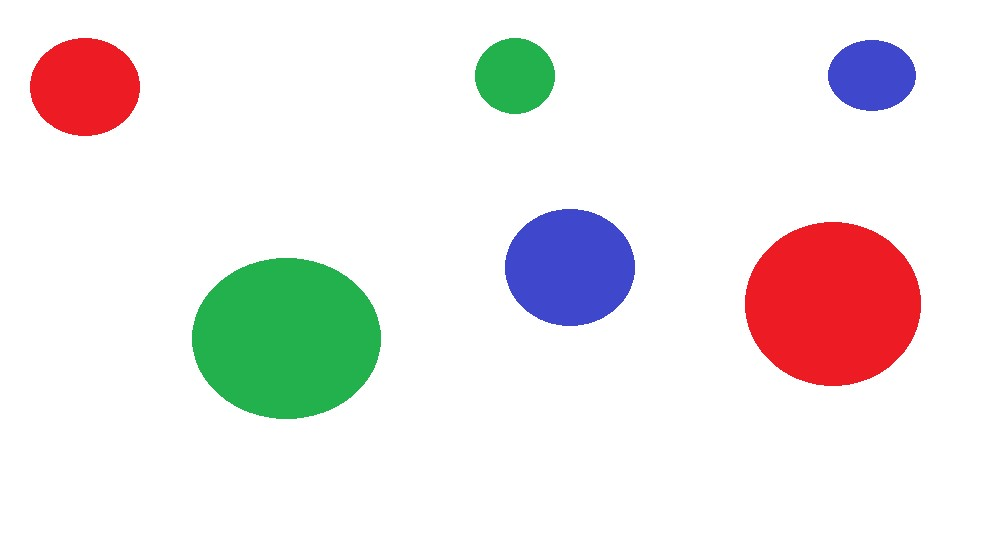
#> input picture Images/ColorGameImg.jpg, 1006 x 541 px, found by its file name
$ python ColorContourCheck.py   (older library calls are emulated)
#> lines starting #> are read from the running program, lines starting #| are printed output that depends on the picture; after the words box and inside, x2 and y2 are one past the last pixel; in counts of white or black regions, pixels touching at a corner belong together


import cv2
import numpy as np

img=cv2.imread('ColorGameImg.jpg')
#> img is the input picture: shape (541, 1006, 3); mean B, G, R 231.5, 232.1, 236.3
#170, 100, 0), (180, 255, 255)
#[36,25,25],[70,255,255]

lower_range = np.array([40,100,50])
upper_range = np.array([75,255,255])
kernel = np.ones((5, 5), np.uint8)
hsv_im=cv2.cvtColor(img,cv2.COLOR_BGR2HSV)
#> hsv_im: shape (541, 1006, 3); mean H, S, V 21.1, 29.1, 248.1
mask_im=cv2.inRange(hsv_im,lower_range,upper_range)
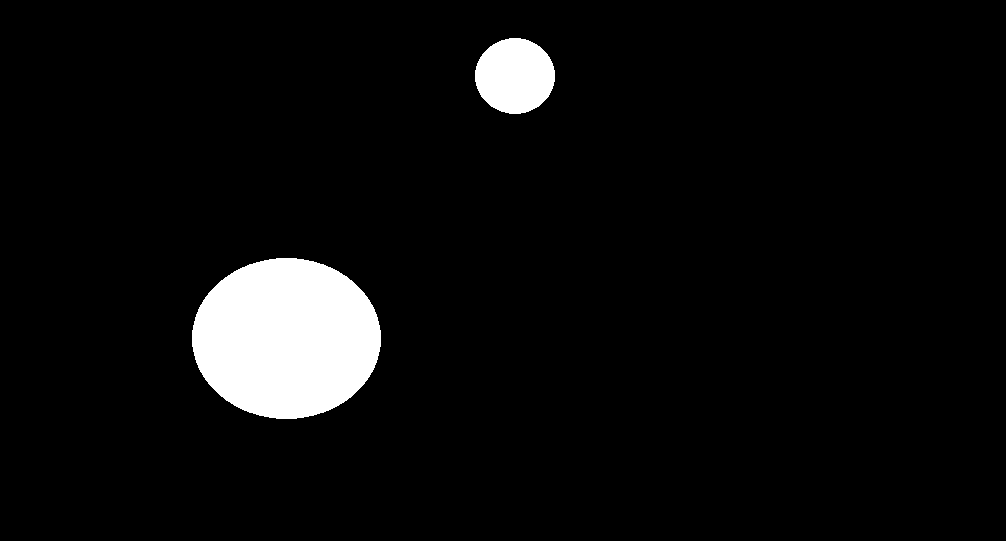
#> mask_im: shape (541, 1006); 5.3% white; 2 white regions, box (x1, y1, x2, y2) and area: (192, 258, 381, 419) 23839, (475, 38, 555, 114) 4738
#mask_im = cv2.erode(mask_im, kernel, iterations=2)
#mask_im = cv2.morphologyEx(mask_im, cv2.MORPH_OPEN, kernel)
#mask_im = cv2.dilate(mask_im, kernel, iterations=1)
ret, thresh = cv2.threshold(mask_im, 127, 255, 0)
thresh=cv2.dilate(thresh,kernel,iterations=1)
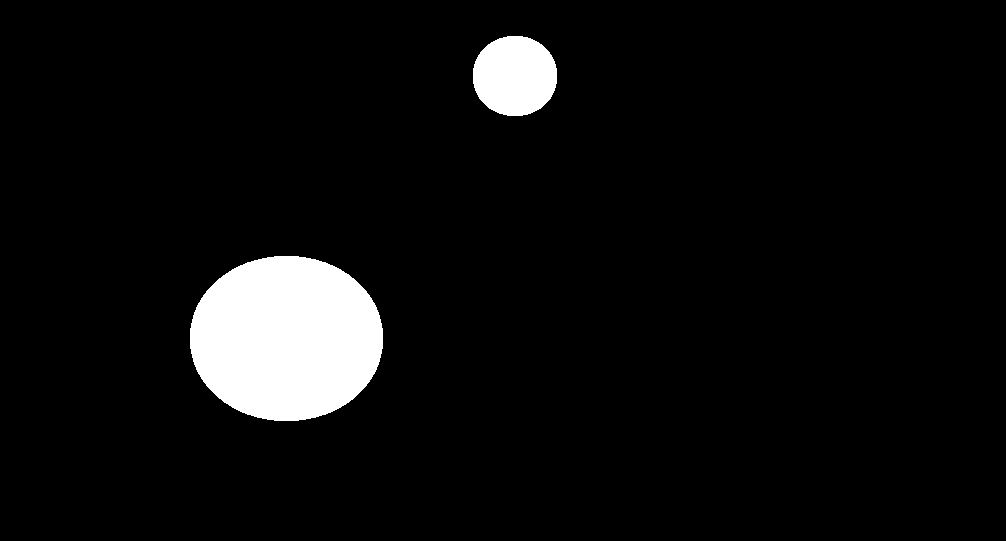
#> thresh: shape (541, 1006); 5.6% white; 2 white regions
_,contours, hierarchy = cv2.findContours(thresh.copy(), cv2.RETR_LIST, cv2.CHAIN_APPROX_NONE)
#> contours = 2 contours; box (x1, y1, x2, y2) and area: (190, 256, 383, 421) 25000, (473, 36, 557, 116) 5261
cv2.drawContours(img, contours, -1, (0, 255, 0), 5)
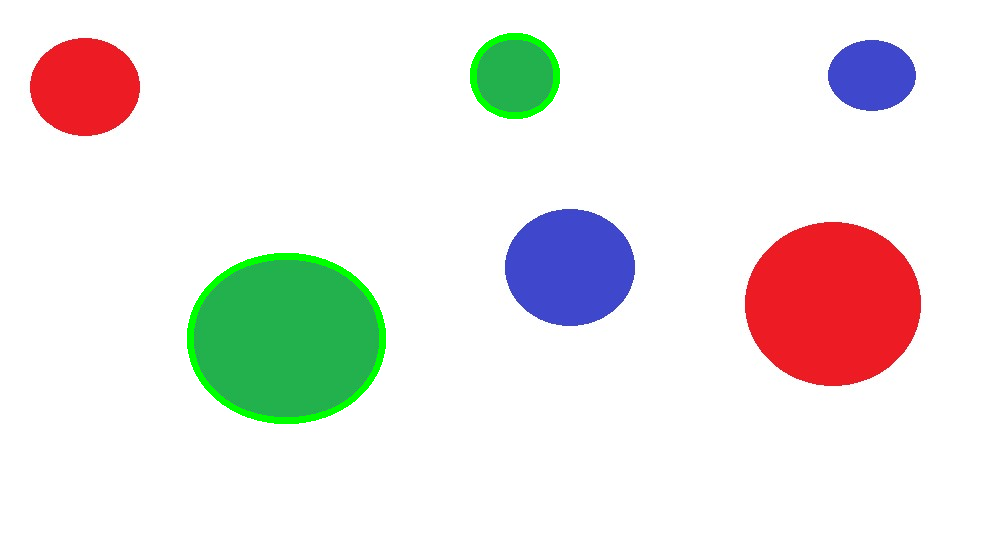
#> img: shape (541, 1006, 3); 1% of pixels changed, all inside (x1, y1, x2, y2) = (187, 33, 560, 424)
cv2.imshow("img",img)
cv2.waitKey(0)
cv2.destroyAllWindows()
print(len(contours))
#| 2
